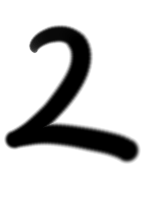
#> input picture 2-2.png, 141 x 200 px
$ python -i dispimageMosaic.py   (imports and definitions only)
#> lines starting #> are read from the running program, lines starting #| are printed output that depends on the picture
import tkinter as tk
import tkinter.filedialog as fd
import PIL.Image
import PIL.ImageTk
def dispPhoto(path):
    #画像を読み込んで、モザイクに変換する。
#> called with path = '2-2.png'
    newImage = PIL.Image.open(path).resize((32,32)).resize((300,300), resample=0).convert("L")
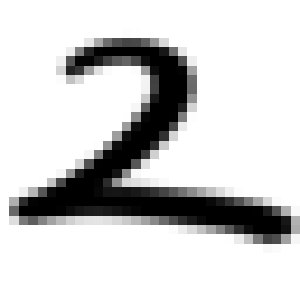
#> newImage: PIL image 300x300 L; min 0, max 255, mean 207.3
    #そのイメージをラベルに表示する。
#> (the run stopped early here; a loop or call above may not have finished)

$ run again, on 2-3.png
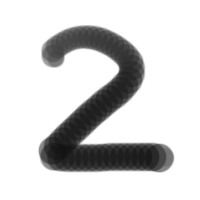
#> input picture 2-3.png, 200 x 200 px
#> in dispPhoto, `newImage = PIL.Image.open(path).resize((32,32)).resize((300,300), resa..`:
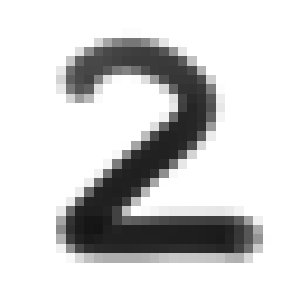
#> newImage: PIL image 300x300 L; min 20, max 255, mean 210.6

$ run again, on 2.png
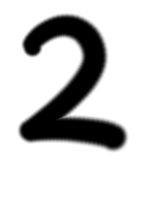
#> input picture 2.png, 141 x 200 px
#> in dispPhoto, `newImage = PIL.Image.open(path).resize((32,32)).resize((300,300), resa..`:
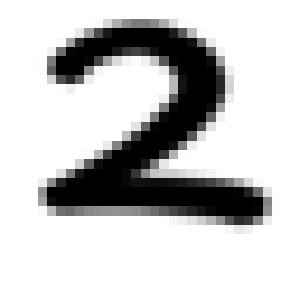
#> newImage: PIL image 300x300 L; min 0, max 255, mean 199.5
